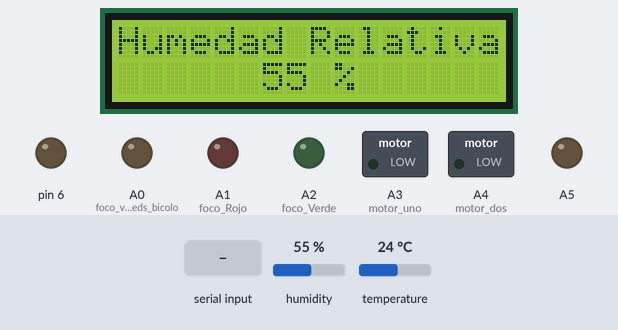
The sketch below on a simulated Arduino Uno, built with avr-gcc and run on an emulated ATmega328P. Parts: 16×2 character LCD, switched loads named in the sketch (green lamp = pin HIGH), output pins drawn as LEDs (lit = HIGH). Inputs (shaded band) come from the test bench; at power-on: temperature 24 °C, humidity 55 %. What the sketch prints to the serial monitor is not drawn.

Above: at 1.2 s.
1.3 s: temperature set to 27 °C
At 11.5 s:
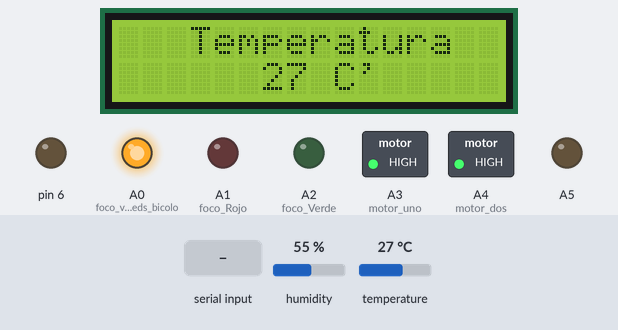
14.1 s: humidity set to 22 %
At 16.5 s:
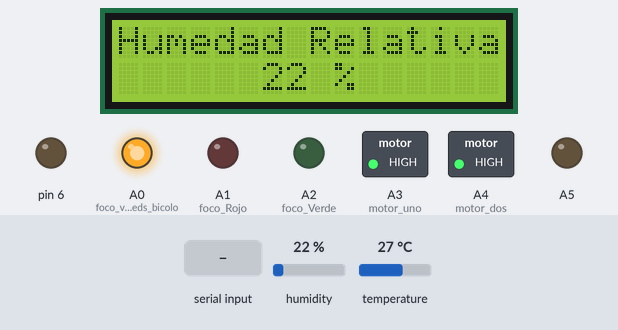
26.7 s: "1" received over Serial
33.7 s: humidity set to 40 %
At 42.9 s:
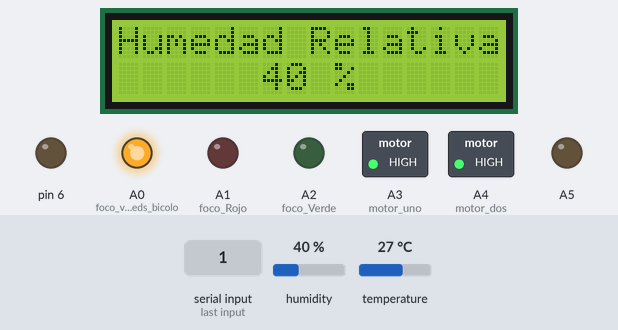
45.8 s: temperature set to 22 °C
At 55.2 s:
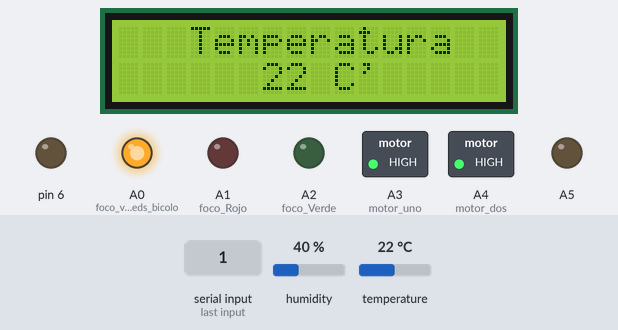
57.8 s: temperature set to 19 °C
At 66.3 s:
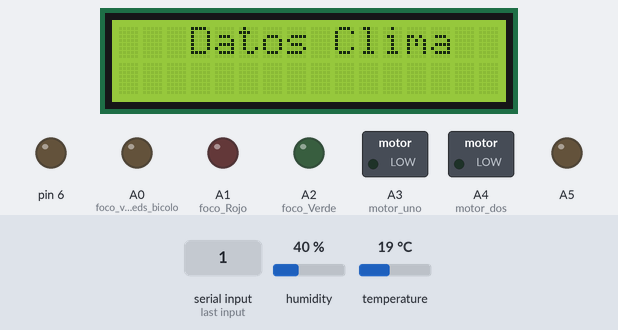
Timing chart, 0 to 67.8 s (numbered marks = the images above; inputs shaded):
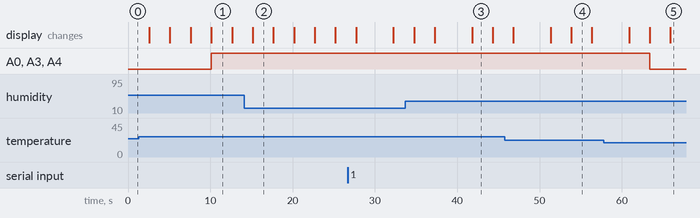

The sketch:

lcdPrueba.ino
```cpp
#include <Wire.h>
#include <LiquidCrystal.h>
LiquidCrystal lcd(7, 8, 9, 10, 11 , 12);
#include "DHT.h"
#define DHTPIN 3 //Conectamos el Sensor al pin digital 9
#define DHTTYPE DHT11
DHT dht(DHTPIN, DHTTYPE);

int input;
int sw=0;
boolean Start=false;
int mensaje=0;

void setup() {
lcd.begin(16,2);// Indicamos medidas de LCD
dht.begin();
 pinMode(6, OUTPUT);
 pinMode(A0,OUTPUT);// foco ventanas leds bicolor
 pinMode(A1,OUTPUT); // foco Rojo
 pinMode(A2,OUTPUT);// foco Verde
 pinMode(A3,OUTPUT);// motor uno
 pinMode(A4,OUTPUT);// motor dos
 pinMode(A5,OUTPUT);
  Serial.begin(9600);
}
void loop() {
int h = dht.readHumidity();    // Lee la humedad
int t= dht.readTemperature();

if (Serial.available()>0){
    mensaje =Serial.read();
    if (mensaje=='1'){
      Start=true;
    }
    else
    {
      Start=false;
    }
  }
  if (Start==true){
    float h = dht.readHumidity(); //Se lee la humedad
    float t = dht.readTemperature(); //Se lee la temperatura
    //Se imprimen las variables
    Serial.println(h);
    delay(10); //Este delay nos servirá para la lectura de datos en Java
    Serial.println(t);
    delay(2000); //Se espera 2 segundos para seguir leyendo //datos
  }
///////////////////////////////////////////////////
lcd.clear();//Elimina todos los simbolos del LCD
lcd.setCursor(0,0);//Posiciona la primera letra despues del segmento 5 en linea 1
lcd.print("Humedad Relativa ");
lcd.setCursor(6,1);
lcd.print(h);//Escribe la humedad
lcd.print(" %");

delay (2500);
///////////////////////////////////////////////////
lcd.clear();
lcd.setCursor(3,0);
lcd.print("Temperatura ");
lcd.setCursor(6,1);
lcd.print(t);//Escribe la temperatura
lcd.print(" C'");

if(t>25){

  if(sw==0){
    for(int i=0;i<=30;i++){
VentiladorOn();
digitalWrite(A0,HIGH);
    }
    sw=1;
  }
}
if(t<=20){
 if(sw==1){
    for(int i=0;i<=30;i++){
VentiladorOff();
digitalWrite(A0,LOW);
    }
    sw=0;
  }
}
delay (2500);
///////////////////////////////////////////////////
lcd.clear();
lcd.setCursor(0,0);
lcd.print("   Datos Clima");

  delay (2500);
}


void VentiladorOn(){
  digitalWrite(A3,HIGH);
   digitalWrite(A4,HIGH);
}


void VentiladorOff(){
  digitalWrite(A3,LOW);
   digitalWrite(A4,LOW);
}
```

Measured:
- the behaviour switches between 25 and 26 °C on temperature (found by bisection; images 0 and 1)
- the behaviour switches between 21 and 20 °C on temperature (found by bisection; images 4 and 5)
- after the input at 1.3 s, A0 (foco_ventanas_leds_bicolo), A3 (motor_uno), A4 (motor_dos): LOW → HIGH after 8.8 s
- after the input at 57.8 s, A0 (foco_ventanas_leds_bicolo), A3 (motor_uno), A4 (motor_dos): HIGH → LOW after 5.6 s
- what the display in image 1 shows lasts 2.5 s, from 10.1 s to 12.6 s
